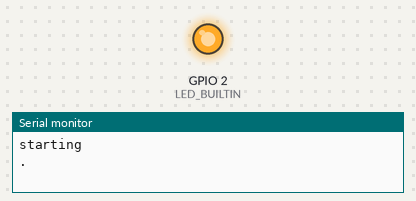
Recording of a program running on a simulated ESP32. Shown: output pins drawn as LEDs (lit = HIGH), the last lines printed to the serial monitor. WiFi joins after 1.5 s; servers stay silent unless stated.

Above: at 0.1 s.
At 1.1 s:
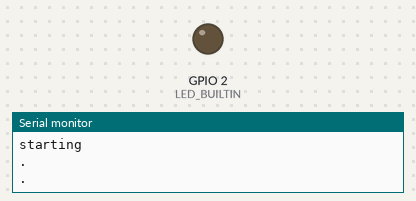
Timing chart, 0 to 3.5 s (numbered marks = the images above):
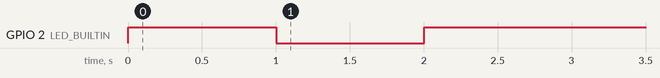

Measured:
- by itself, GPIO 2 (LED_BUILTIN): LOW → HIGH at 0.00 s, → LOW 1.0 s later, → HIGH 1.0 s later

The program:

main.cpp
```cpp
/*===========================================================================
                              WIFI CONNECTION
=============================================================================
Description:
  This Arduino sketch demonstrates a simple WiFi connection status indicator
  using an ESP32. The program connects the device to a specified WiFi network
  and provides visual and serial feedback about the connection status.

Design Engineer:
  Gyro Madrona

Date:
  29 Mar 2026
-----------------------------------------------------------------------------*/
#include <Arduino.h>
#include <WiFi.h>

// WiFi info
#define WIFI_SSID "Orbit"
#define WIFI_PASSWORD "PLDTWIFI12345"

// Variables
bool  is_connected  = false;

void setup() {
  Serial.begin(921600);
  pinMode(LED_BUILTIN, OUTPUT);
  WiFi.begin(WIFI_SSID, WIFI_PASSWORD);
  Serial.println("starting");
}

void loop() {
  if(WiFi.status() == WL_CONNECTED && !is_connected){
    Serial.println("Connected");
    digitalWrite(LED_BUILTIN, HIGH);
    is_connected = true;
  }

  if(WiFi.status() != WL_CONNECTED){
    Serial.println(".");
    digitalWrite(LED_BUILTIN, !digitalRead(LED_BUILTIN));
    delay(1000);
    is_connected = false;
  }
}
```
